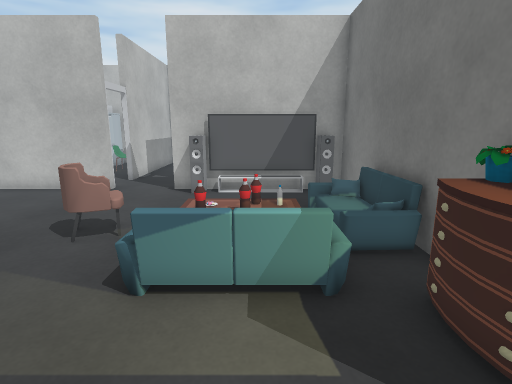
view 1 (above)

20 first-person views from a walk through a 3-D level made in the Unity game engine. The camera is 1.4 m above the floor, tilts 12° down and sees 80° across. The floor is counted in squares, 0.5 m on a side. Each view is taken from the middle of a square. On the plan, view 1 faces up. The plan holds only what a view shows up to about 20 squares ahead; the rest is blank. The place goes on beyond the plan. The player character is not drawn. Some surface patterns are stand-ins.

view 2
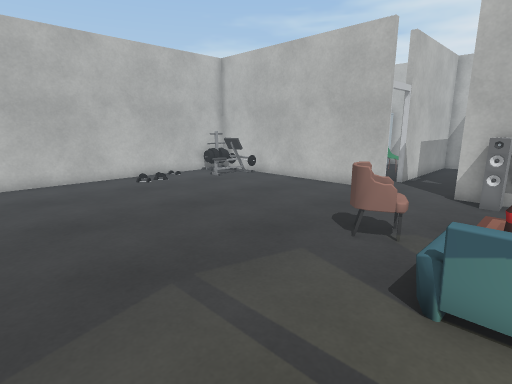

view 3
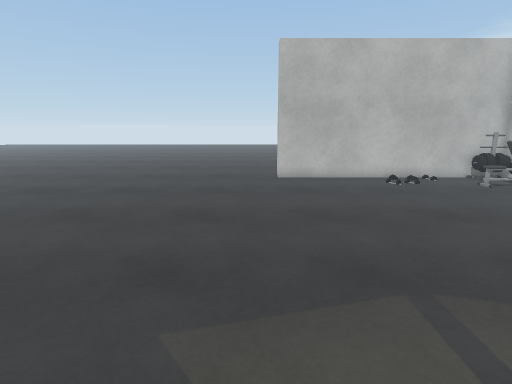

view 4
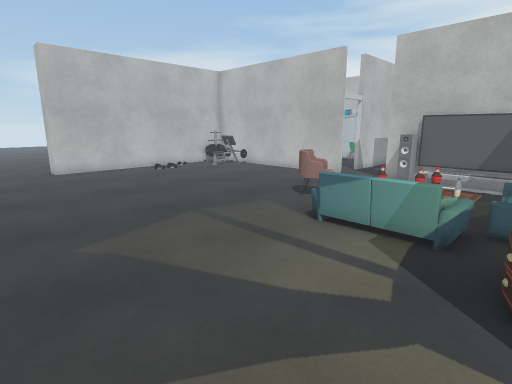

view 5
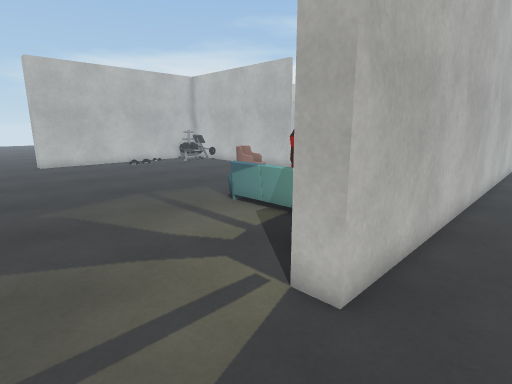

view 6
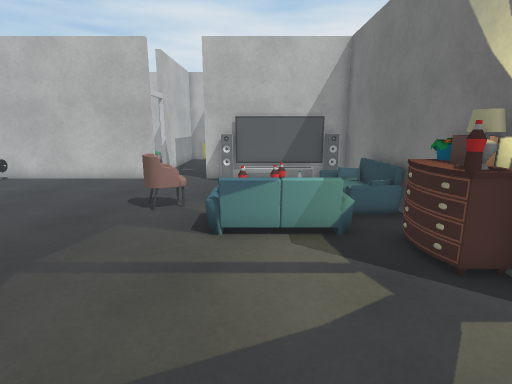

view 7
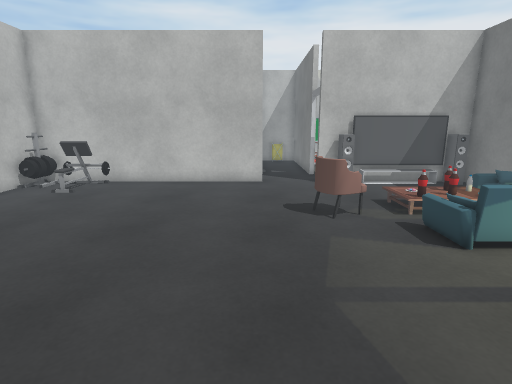

view 8
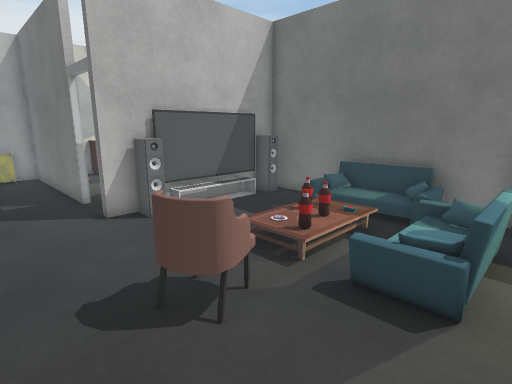

view 9
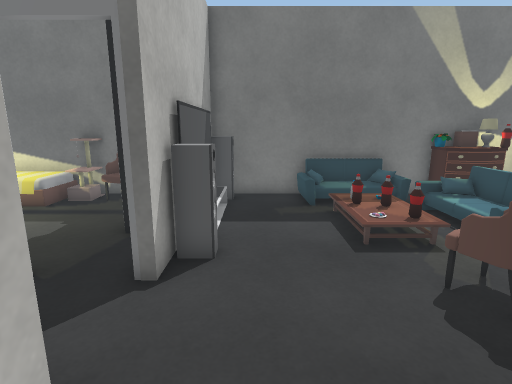

view 10
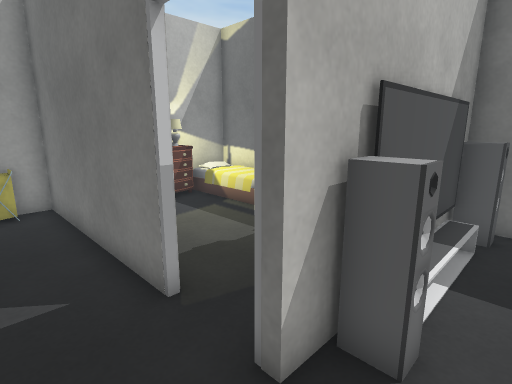

view 11
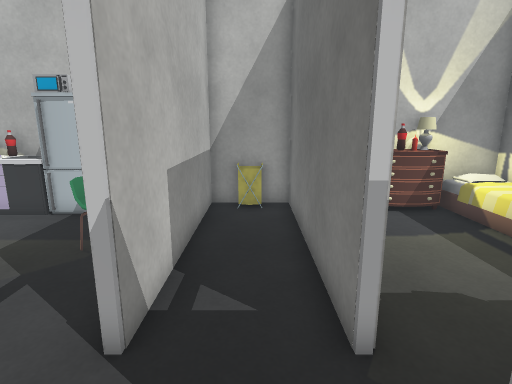

view 12
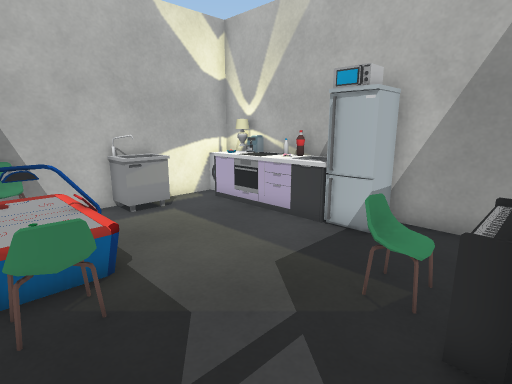

view 13
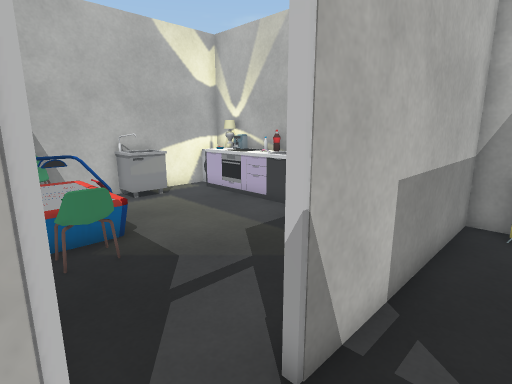

view 14
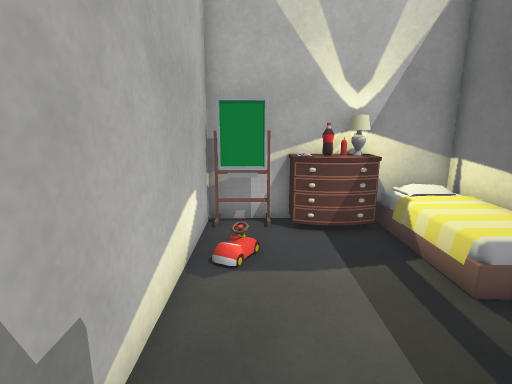

view 15
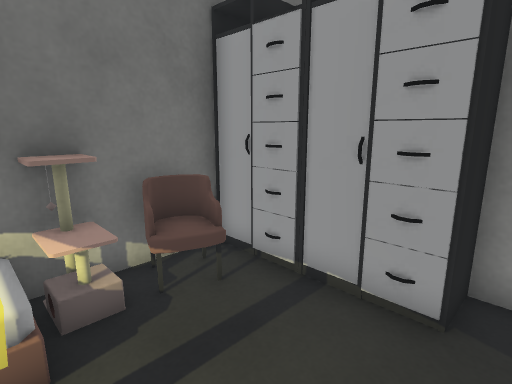

view 16
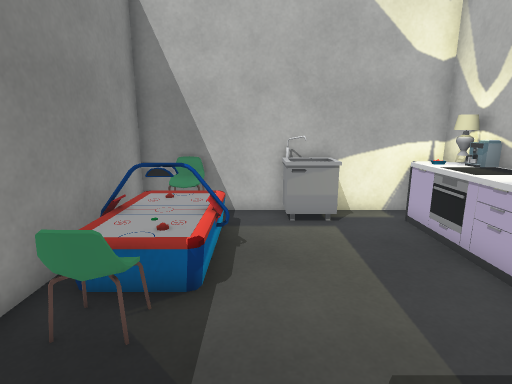

view 17
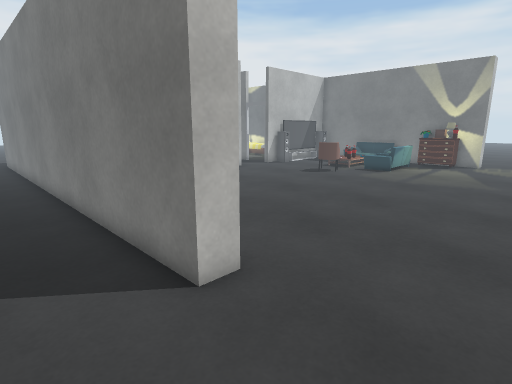

view 18
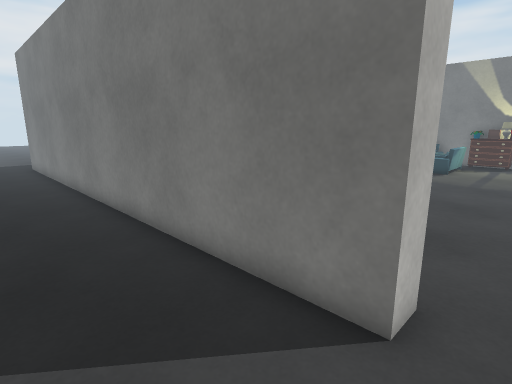

view 19
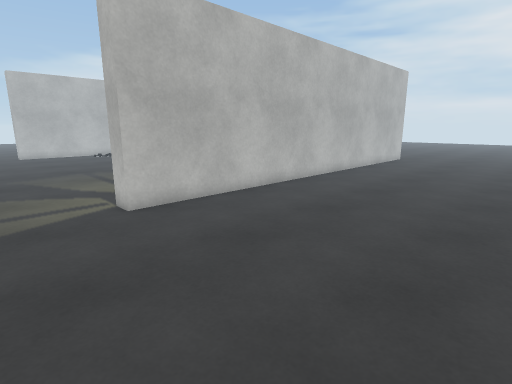

view 20
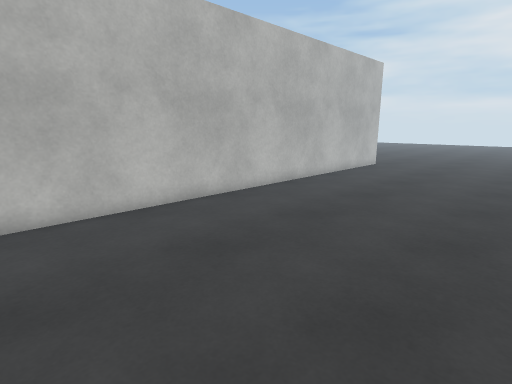

### Floor plan
Points are (right, up) in squares from view 1. A wall is a line through its corners. A room is listed if a view was taken in it or the views show most of it. See-through windows are left out.
Room 1 (views 1, 2, 3, 4, 6, 7, 8, 9, 10, 11)
walls: (-6.7, 13.8) (-18.2, 13.8) (-18.2, 1.3); (3.9, 4.4) (3.9, 13.8) (-3.8, 13.8); (3.9, 1) (3.9, 2.6); (3.4, 12.9) (2.7, 12.9) (2.7, 13.7) (-2.2, 13.7) (-2.2, 12.9) (-2.8, 12.9) (-2.8, 13.8)
low walls: (-1.6, 13) (-1.6, 13.8)
ways out: opening at (4.5, -1.5) to room 2; opening at (-5, 14) to room 3; opening at (-18.5, -1.5) to room 5
objects: other object (-18, 12) to (-17, 13); other object (-16, 12) to (-15, 13); chair (-5, 7) to (-4, 8); sofa (-2, 5) to (1, 5); dresser (3, 2); lamp (3, 3); flower (3, 4) to (4, 5); box (4, 3); sofa (4, 10)
Room 2 (views 5, 19, 20)
walls: (4.9, 21) (4.9, 1) (3.9, 1)
ways out: opening at (4.5, -1.5) to room 1
Room 3 (views 12, 13, 16)
walls: (-7.6, 24.2) (-10.5, 24.2); (-6.7, 14.4) (-6.7, 13.8); (-3.5, 16.3) (-3.8, 16.3) (-3.8, 24.2) (-6.7, 24.2) (-6.7, 16.3); (-18.2, 23.5) (-18.2, 14.2) (-12.1, 14.2); (-3.8, 13.8) (-3.8, 14.4)
low walls: (-4.8, 23.5) (-5.6, 23.5)
ways out: opening at (-5, 14) to room 1; opening at (-3, 15.5) to room 4
objects: chair (-18, 15) to (-17, 16); sink (-18, 19) to (-17, 20); machine (-18, 23) to (-17, 24); lamp (-17, 24); other object (-16, 23) to (-13, 24); machine (-16, 24); other object (-15, 15); chair (-12, 15) to (-11, 16); fridge (-12, 23) to (-10, 23); chair (-9, 20); other object (-8, 19) to (-7, 21)
Room 4 (views 14, 15)
walls: (-1.8, 14.2) (-1.1, 14.2); (-0.5, 24.2) (-3.5, 24.2) (-3.5, 16.3); (3.9, 15.4) (3.9, 24.2) (1.4, 24.2)
ways out: opening at (-3, 15.5) to room 3
objects: other object (-2, 24); closet (-1, 15) to (0, 16); dresser (-1, 23) to (1, 24); closet (1, 15) to (3, 16); lamp (1, 24); chair (2, 17); other object (3, 18) to (3, 19)
Room 5 (views 17, 18)
walls: (-18.2, 1.3) (-19.2, 1.3) (-19.2, 24.5)
ways out: opening at (-18.5, -1.5) to room 1

Positions as (right, up) in squares from view 1, and headings:
1: (0, 0), facing up
2: (-1, 0), facing up-left
3: (-1, 0), facing left
4: (3, -3), facing up-left
5: (7, -3), facing up-left
6: (-1, -3), facing up
7: (-7, -2), facing up
8: (-7, 4), facing up-right
9: (-9, 12), facing right
10: (-6, 12), facing up-right
11: (-5, 13), facing up
12: (-7, 15), facing up-left
13: (-5, 14), facing up-left
14: (-2, 15), facing up
15: (-2, 20), facing down-right
16: (-8, 18), facing left
17: (-22, -3), facing up-right
18: (-23, 0), facing up-right
19: (15, -3), facing up-left
20: (15, 2), facing up-left
